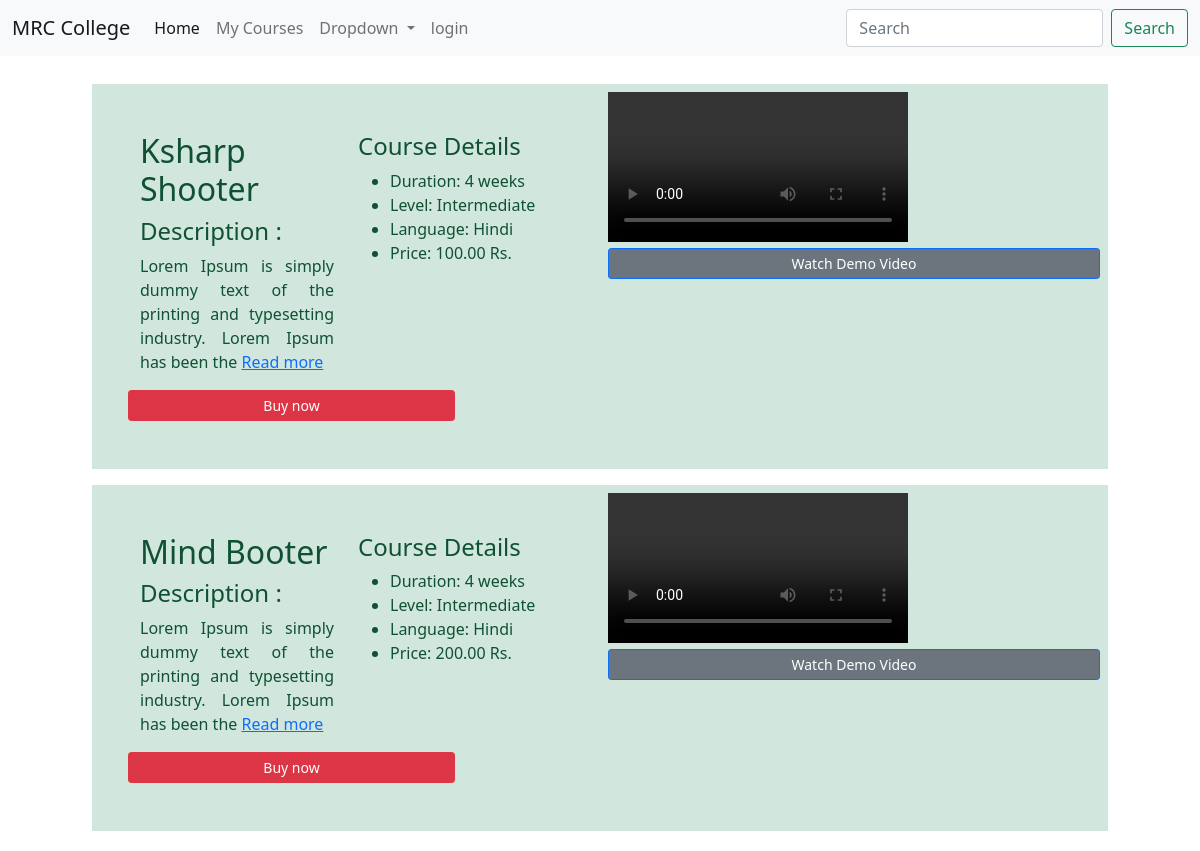
The app's page /, older data.
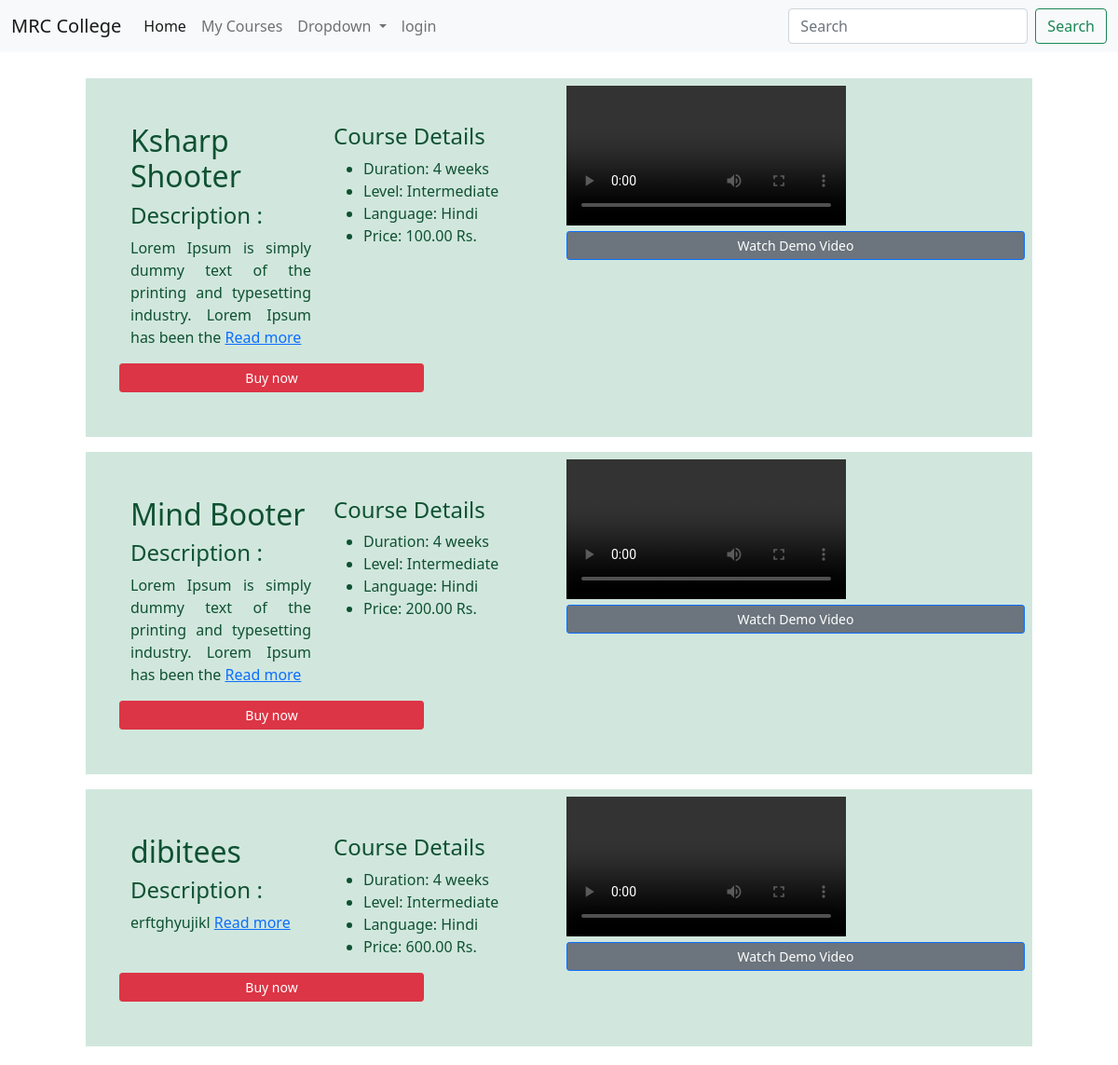
The same page, newer data.
### courses/models.py (models this page shows, shortened)
class Course(models.Model):
    name = models.CharField(max_length=1000, null=True)
    description = models.TextField(null=True)
    price = models.DecimalField(max_digits=10, decimal_places=2)
    discount = models.CharField(max_length=10, default=0, blank=True)
    totalprice = models.DecimalField(max_digits=10, decimal_places=2)
    course_image = models.ImageField(upload_to='course_images/', null=True, default='', blank=True)
    demo_video = models.FileField(upload_to='course_demo', null=True, default='', blank=True)
    created_at = models.DateTimeField(auto_now_add=True, null=True)
    updated_at = models.DateTimeField(null=True, blank=True)
    validate_for = models.IntegerField(default=1, null=True, blank=True)
    course_lang = models.CharField(max_length=100, null=True, default='Hindi', blank=True)
    type = models.CharField(max_length=50, null=True, default='common', blank=True)
    attr1 = models.CharField(max_length=100, null=True, blank=True)
    attr2 = models.CharField(max_length=100, null=True, blank=True)
    attr3 = models.CharField(max_length=100, null=True, blank=True)
    attr4 = models.IntegerField(null=True, blank=True)
    attr5 = models.IntegerField(null=True, blank=True)
    attr6 = models.IntegerField(null=True, blank=True)

### homepage/views.py (the view)
# urls.py: path('', views.homepage, name='homepage'),
def homepage(request):
    course_data = Course.objects.all()
    context = {'course_data': course_data, }
    return render(request, 'homepage.html', context)

### homepage/templates/homepage.html (shortened to what this page needs)
{% extends 'base.html' %}
{% block content %}
<div class="col-lg-10 mx-auto p-1">
    {% for course_data in course_data %}
    <div class="row list-group-item-success mb-3">
        <div class="col-lg-6 p-5">
            <div class="row">
                <div class="col-lg-6">
                    <h2>{{course_data.name}}</h2>
                    <h4>Description : </h4>
                    <p style="text-align: justify;">{{course_data.description|slice:'100'}} <a href="#">Read more</a></p>
                </div>
                <div class="col-lg-6">
                    <h4>Course Details</h4>
                    <ul>
                        <li>Duration: 4 weeks</li>
                        <li>Level: Intermediate</li>
                        <li>Language: Hindi</li>
                        <li>Price: {{course_data.price}} Rs.</li>
                    </ul>
                </div>
                <a href="/cart-page/{{course_data.id}}/" class="btn btn-sm btn-danger w-75">Buy now</a>
            </div>
        </div>
        <div class="col-lg-6 p-2">
            <video class="img-fluid" controls src="{% if course_data.demo_video %}{{course_data.demo_video.url}}{% endif %}"></video>
            <button class="btn btn-sm btn-primary w-100 bg-secondary">Watch Demo Video</button>
        </div>
    </div>
    {% endfor %}
</div>
{% endblock content %}

Row changes from the older to the newer data that the page shows:
added Course: name "dibitees", description "erftghyujikl", price "600.00"
